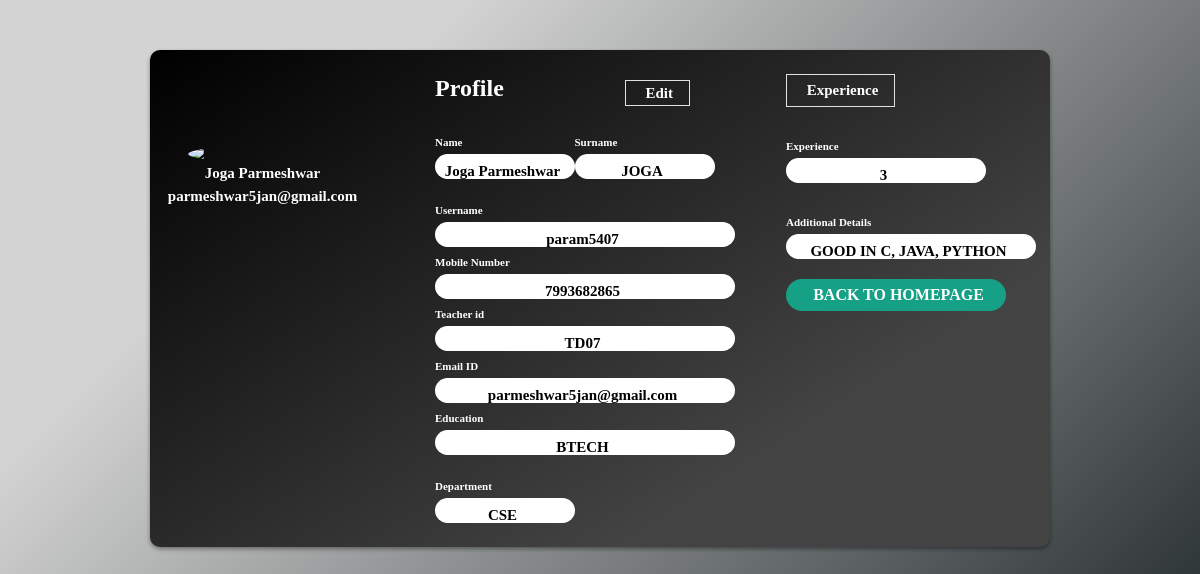
/profile.php (signed in), run on the app's committed database.
### tables this page shows
CREATE TABLE `users` (
  `id` bigint(20) NOT NULL,
  `user_id` bigint(20) NOT NULL,
  `name` varchar(50) DEFAULT NULL,
  `user_name` varchar(100) NOT NULL,
  `password` varchar(100) NOT NULL,
  `email_id` varchar(50) DEFAULT NULL,
  `date` timestamp NOT NULL DEFAULT current_timestamp() ON UPDATE current_timestamp()
);

CREATE TABLE `faculty` (
  `t_id` varchar(50) NOT NULL,
  `user_name` varchar(50) DEFAULT NULL,
  `surname` varchar(20) NOT NULL,
  `ph_no` bigint(20) NOT NULL,
  `experience` int(11) NOT NULL,
  `add_details` varchar(150) NOT NULL,
  `dept` varchar(15) NOT NULL,
  `education` varchar(50) NOT NULL
);

### functions.php (called while the page is built, shortened)
<?php
function check_login($con)
{
	if(isset($_SESSION['user_id']))
	{
		$id = $_SESSION['user_id'];
		$query = "select * from users where user_id = '$id' limit 1";
		$result = mysqli_query($con,$query);
		if($result && mysqli_num_rows($result) > 0)
		{
			$user_data = mysqli_fetch_assoc($result);
			return $user_data;
		}
	}
	die;
}

### profile.php (the view, shortened to what this page needs)
<?php
	include("connection.php");
	include("functions.php");
	$user_data = check_login($con);
?>
<!doctype html>
<html>
    <head>
        <link href='https://cdn.jsdelivr.net/npm/bootstrap@5.0.0-alpha1/dist/css/bootstrap.min.css' rel='stylesheet'>
        <link href='' rel='stylesheet'>
</head>
<body oncontextmenu='return false' class='snippet-body'>
<div class="container">
    <div class="row">
        <div class="col-md-3 border-right">
            <div class="d-flex flex-column align-items-center text-center p-3 py-5"><img class="rounded-circle mt-5" width="150px" src="https://st3.depositphotos.com/15648834/17930/v/600/depositphotos_179308454-stock-illustration-unknown-person-silhouette-glasses-profile.jpg"><span class="font-weight-bold"><?php echo $user_data['name']; ?></span><span class="text-white-25"><?php echo $user_data['email_id']; ?></span><span> </span></div>
        </div>
        <div class="col-md-5 border-right">
            <div class="p-5 py-4">
                <div class="d-flex justify-content-between align-items-center mb-3">
                    <h4 class="text-right">Profile</h4><a href="settings.php"><span class="border px-3 p-1 add-experience"><i class="fa fa-plus"></i>&nbsp;Edit</span></a>
                </div>
                <div class="row mt-2">
                    <div class="col-md-6"><label class="labels">Name</label><input id="log" type="submit" class="form-control" placeholder="first name" value="<?php echo $user_data['name']; ?>"></div>
                    <div class="col-md-6"><label class="labels">Surname</label><input  id="log" type="submit" class="form-control" value="<?php
                        $sql="select * from faculty";
                        $result= $con->query($sql);
                        if ($result->num_rows > 0) {
                            while($row = $result->fetch_assoc()) {
                                if($row["user_name"] == $user_data['user_name']){
                                    echo "". $row["surname"]."";
                                }
                            }
                        } else {
                            echo "0 results";
                        } ?>"></div>
                </div>
                <div class="row mt-3">
                     <div class="col-md-12"><label class="labels">Username</label><input  id="log1" type="submit" class="form-control" value="<?php echo $user_data['user_name']; ?>"></div>
                    <div class="col-md-12"><label class="labels">Mobile Number</label><input  id="log1" type="submit" class="form-control" placeholder="enter phone number" value="<?php
                     $sql="select * from faculty";
                     $result= $con->query($sql);
                     if ($result->num_rows > 0) {
                         while($row = $result->fetch_assoc()) {
                            if($row["user_name"] == $user_data['user_name']){
                         echo "". $row["ph_no"]."";
                         }
                        }
                     } else {
                         echo "0 results";
                     }
                    ?>"></div>
                    <div class="col-md-12"><label class="labels">Teacher id</label><input id="log1" type="submit" class="form-control" placeholder="enter address line 1" value="<?php
                     $sql="select * from faculty";
                     $result= $con->query($sql);
                     if ($result->num_rows > 0) {
                         while($row = $result->fetch_assoc()) {
                            if($row["user_name"] == $user_data['user_name']){
                         echo "". $row["t_id"]."";
                         }
                        }
                     } else {
                         echo "0 results";
                     }
                    ?>"></div>
                    <div class="col-md-12"><label class="labels">Email ID</label><input id="log1" type="submit" class="form-control" placeholder="enter email id" value="<?php echo $user_data['email_id']; ?>"></div>
                    <div class="col-md-12"><label class="labels">Education</label><input id="log1" type="submit" class="form-control" placeholder="education" value="<?php
                     $sql="select * from faculty";
                     $result= $con->query($sql);
                     if ($result->num_rows > 0) {
                         while($row = $result->fetch_assoc()) {
                            if($row["user_name"] == $user_data['user_name']){
                         echo "". $row["education"]."";
                         }
                        }
                     } else {
                         echo "0 results";
                     }
                    ?>"></div>
                </div>
                <div class="row mt-3">
                    <div class="col-md-6"><label class="labels">Department</label><input id="log" type="submit" class="form-control" placeholder="country" value="<?php
                     $sql="select * from faculty";
                     $result= $con->query($sql);
                     if ($result->num_rows > 0) {
                         while($row = $result->fetch_assoc()) {
                            if($row["user_name"] == $user_data['user_name']){
                         echo "". $row["dept"]."";
                         }
                        }
                     } else {
                         echo "0 results";
                     }
                    ?>"></div>
                </div>
            </div>
        </div>
        <div class="col-md-3">
            <div class="p-4 py-4">
                <div class="d-flex justify-content-between align-items-center experience"><span class="border px-3 p-1 add-experience"><i class="fa fa-plus"></i>&nbsp;Experience</span></div><br>
                <div class="col-md-12"><label class="labels">Experience</label><input id="log2" type="submit" class="form-control" placeholder="experience" value="<?php
                        $sql="select * from faculty";
                        $result= $con->query($sql);
                        if ($result->num_rows > 0) {
                            while($row = $result->fetch_assoc()) {
                                if($row["user_name"] == $user_data['user_name']){
                            echo "". $row["experience"]."";
                            }
                        }
                        } else {
                            echo "0 results";
                        } ?>"></div><br>
                <div class="col-md-12"><label class="labels">Additional Details</label><input id="log3" type="submit" class="form-control" placeholder="additional details" value="<?php
                 $sql="select * from faculty";
                 $result= $con->query($sql);
                 if ($result->num_rows > 0) {
                     while($row = $result->fetch_assoc()) {
                        if($row["user_name"] == $user_data['user_name']){
                     echo "". $row["add_details"]."";
                     }
                    }
                 } else {
                     echo "0 results";
                 }
                ?>"></div>
               <a href="dashboard.php"><input type="submit1" value="Back to Homepage"><br><br></a>
            </div>
        </div>
                </div>
    </div>
</body>
</html>

### profile.php (style rules this page uses)
body { background: #2d3436; background-image: linear-gradient(315deg, #2d3436 0%, #d3d3d3 74%); }
.row { border-collapse: collapse; }
input[type="submit1"] { margin-top: 20px; width: 220px; height: 32px; background: #16a085; border: none; text-align: center; border-radius: 17px; padding-left: 7px; color: #FFF; font-family: 'times new roman'; font-weight: 700; text-transform: uppercase; transition: 0.1s ease; cursor: pointer; }
.labels { font-size: 11px }
.col-md-6 { font-family: 'times new roman'; font-weight: 600; font-size: 18px; color: white; }
.col-md-12 { font-family: 'times new roman'; font-weight: 600; font-size: 18px; color: white; }
span { font-family: 'times new roman'; font-weight: 600; font-size: 15px; color: white; }
a { text-decoration: none; }
h4 { font-family: 'times new roman'; font-weight: 600; font-size: 24px; color: white; }
.form-control { border-radius: 10px; font-family: 'times new roman'; font-weight: 600; font-size: 15px; border-bottom: 1px solid #AAA; }
.container { margin-top: 50px; margin-bottom: 50px; width: 75%; background-color: #000000; background-image: linear-gradient(147deg, #000000 0%, #434343 74%); overflow: auto; border-radius: 10px; box-shadow: 0 2px 4px rgba(0, 0, 0, 0.4); transition: 0.5s; }
#log { width: 140px; height: 25px; border: none; background-color: white; border-radius: 17px; padding-left: 7px; color: black; font-family: times new roman; font-weight: bold; }
#log1 { width: 300px; height: 25px; border: none; background-color: white; border-radius: 17px; padding-left: 7px; color: black; font-family: times new roman; font-weight: bold; }
#log2 { width: 200px; height: 25px; border: none; background-color: white; border-radius: 17px; padding-left: 7px; color: black; font-family: times new roman; font-weight: bold; }
#log3 { width: 250px; height: 25px; border: none; background-color: white; border-radius: 17px; padding-left: 7px; color: black; font-family: times new roman; font-weight: bold; }

### data on the page
users: name "Joga Parmeshwar", email "parmeshwar5jan@gmail.com", user_name "param5407"
faculty: surname "JOGA", ph_no "7993682865", t_id "TD07", education "BTECH", dept "CSE", experience "3", add_details "GOOD IN C, JAVA, PYTHON"
